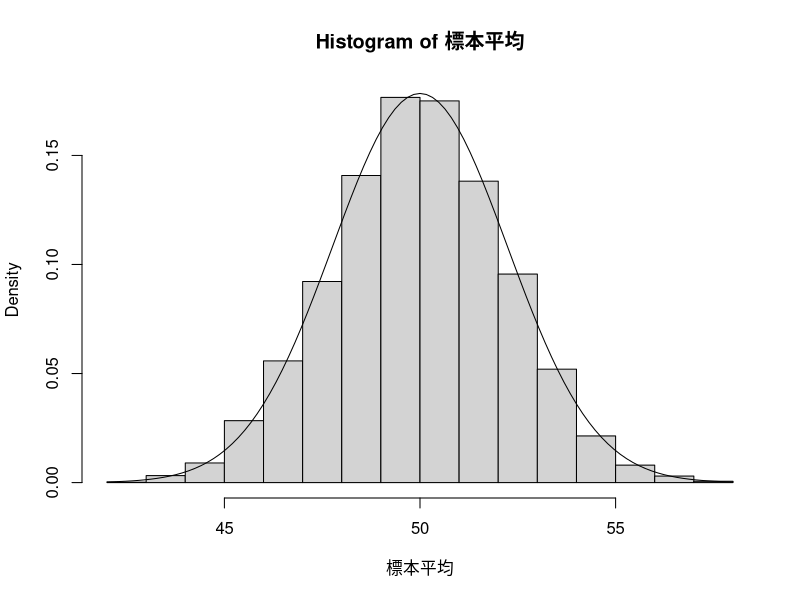
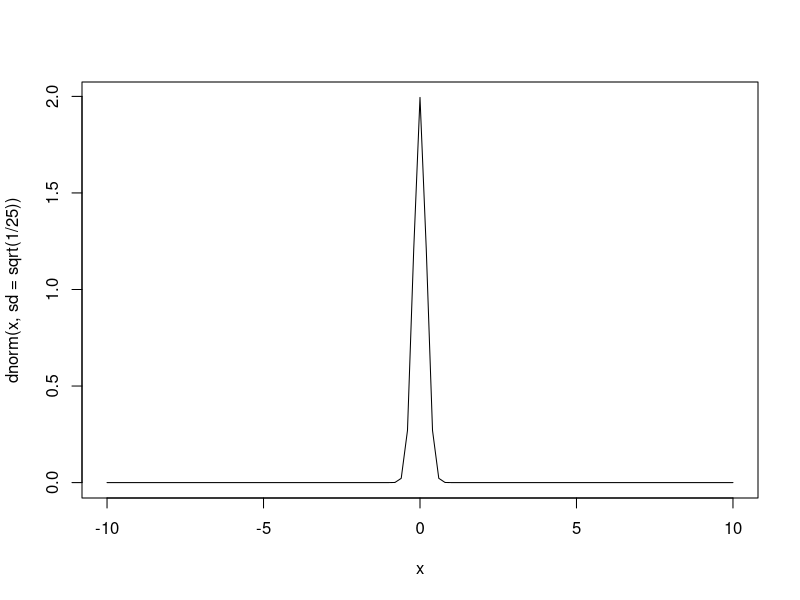
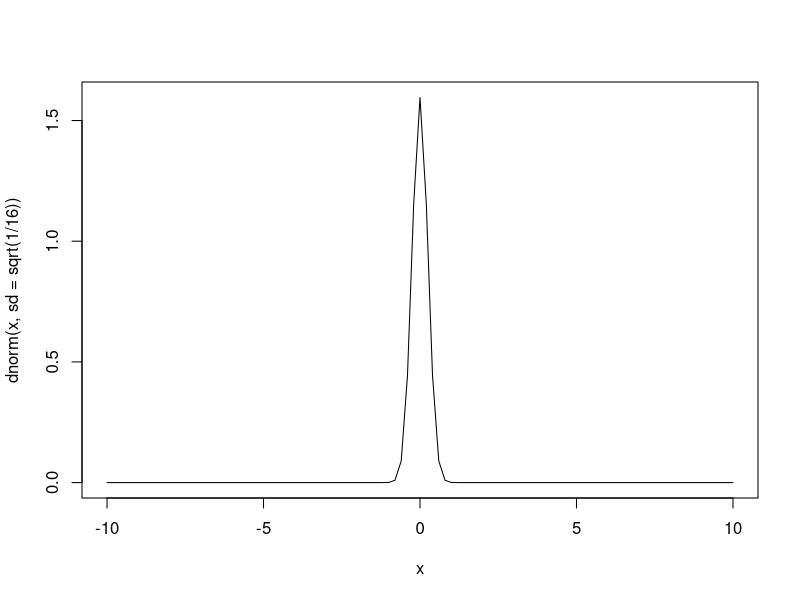
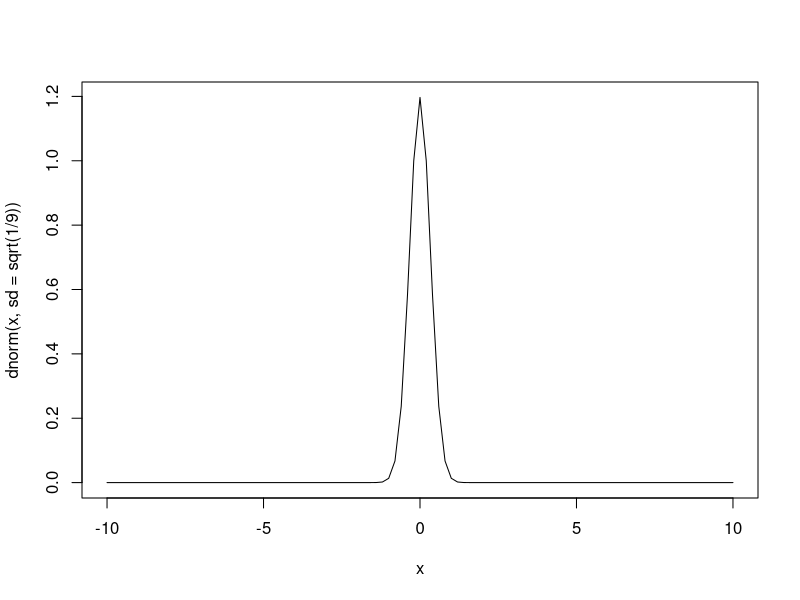
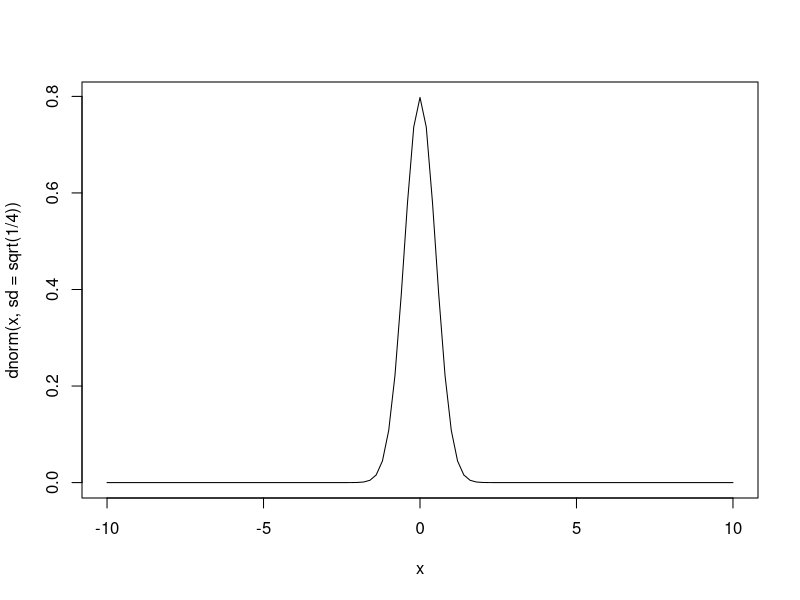
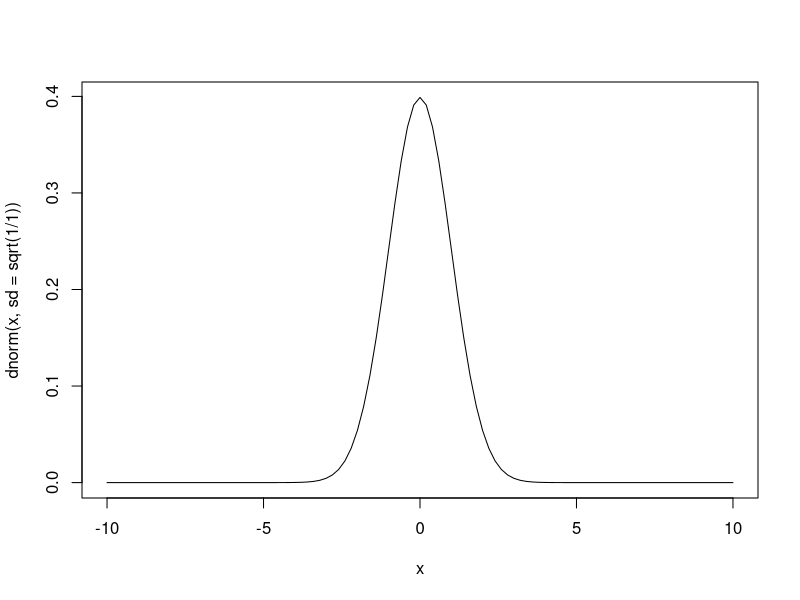

Write the R code that produced these figures, in order.
## =====================================

## 4章練習問題

## =====================================

## (1)解答

標本平均 <- numeric(length = 5000)

for (i in 1:5000) {

    ## N(50,10^2) からn=20の標本を抽出
    標本 <- rnorm(n = 20, mean = 50, sd = 10)

    ## 標本平均を計算する
    標本平均[i] <- mean(標本)    
    
}

## 経験的な標本分布と理論的な標本分布を重ねて表示させる
hist(標本平均, freq = FALSE)
curve(dnorm(x, mean = 50, sd = sqrt(100 / 20)), add = TRUE)

## (2)解答
curve(dnorm(x, sd = sqrt(1 / 25)), 10, -10)
curve(dnorm(x, sd = sqrt(1 / 16)), 10, -10)
curve(dnorm(x, sd = sqrt(1 / 9)), 10, -10)
curve(dnorm(x, sd = sqrt(1 / 4)), 10, -10)
curve(dnorm(x, sd = sqrt(1 / 1)), 10, -10)
